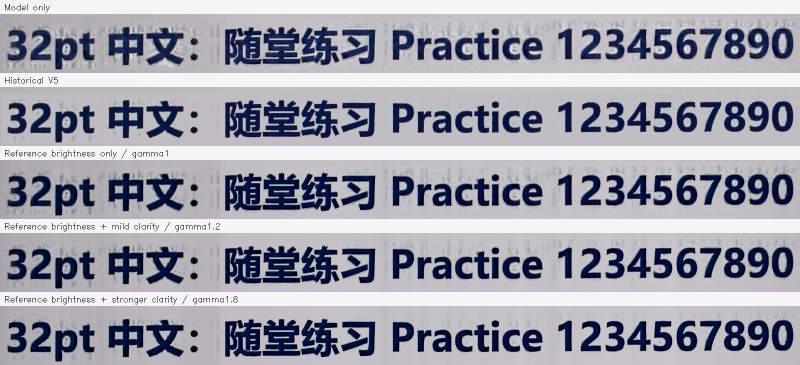
#> input picture evaluation/adaptive_prepost_frozen_v1_20261020/evidence/crops/002.png, 1600 x 730 px (shown at 1/2 size); its folder holds only this picture in this run
$ python -i postprocess_ppt_v8_adaptive.py   (imports and definitions only)   (older library calls are emulated)
#> lines starting #> are read from the running program, lines starting #| are printed output that depends on the picture; after the words box and inside, x2 and y2 are one past the last pixel; in counts of white or black regions, pixels touching at a corner belong together
#> further down, picture is the input picture: shape (730, 1600, 3); mean B, G, R 174.3, 163.2, 162.8
### tools/postprocess_ppt_dehalo_20260924.py
"""Offline traditional exterior halo suppression; frozen task plan dated 20260924."""
import argparse
import hashlib
import json
from pathlib import Path

import cv2
import numpy as np
from scipy.ndimage import binary_fill_holes


# [10 lines left out: function write_png, not called in this run]


def dilate(mask, radius):
    """@luna-comment Input: bool mask, radius pixels. Output: expanded bool mask.
    Key Steps: elliptical dilation. Key Params: odd kernel diameter 2r+1.
    State/Dependencies: OpenCV, no shared mutable state.
    """
    kernel = cv2.getStructuringElement(cv2.MORPH_ELLIPSE, (2 * radius + 1,) * 2)
    return cv2.dilate(mask.astype(np.uint8), kernel).astype(bool)


def smoothstep(value):
    """@luna-comment Input: float array. Output: continuous ramp in [0,1].
    Key Steps: clamp and cubic map. Key Params: endpoints 0 and 1.
    State/Dependencies: NumPy only; no side effects.
    """
    value = np.clip(value, 0, 1)
    return value * value * (3 - 2 * value)


# [148 lines left out: functions prepare, correct, main, not called in this run]


# [2 lines that do not run on import are left out]

### tools/postprocess_ppt_normal_dehalo_v4.py
"""Two-sample normal-profile dehalo experiment; no batch inference."""
import argparse
import hashlib
import json
from pathlib import Path
import sys

import cv2
import numpy as np

sys.path.insert(0, str(Path(__file__).resolve().parents[1]))
from tools.postprocess_ppt_dehalo_20260924 import prepare, smoothstep, write_png


def normal_correct(prepared, strength=1., negative=True):
    """@luna-comment Input: robust background buffers. Output: BGR, maps, receipt.
    Key Steps: luminance overshoot gate; inward-normal bright peak confirms trough;
    outward background anchors validate correction; continuous exterior fade.
    Key Params: inner10/outer28; inward2,4,6,8; outward8,12,16; trough max20.
    State/Dependencies: OpenCV sampling, immutable source; dark cores untouched.
    """
    src, y, roi, core, bg, confidence, distance = prepared
    residual = y - cv2.cvtColor(bg, cv2.COLOR_BGR2GRAY)
    band = roi & ~core & (distance < 28) & (confidence > 0)
    yy, xx = np.nonzero(band)
    smoothed = cv2.GaussianBlur(distance, (0, 0), 1)
    gx = cv2.Sobel(smoothed, cv2.CV_32F, 1, 0, ksize=3, scale=1 / 8)[yy, xx]
    gy = cv2.Sobel(smoothed, cv2.CV_32F, 0, 1, ksize=3, scale=1 / 8)[yy, xx]
    norm = np.hypot(gx, gy)
    nx, ny = gx / np.maximum(norm, 1e-6), gy / np.maximum(norm, 1e-6)
    dist = distance[yy, xx]
    prior = np.full(len(xx), -1000., np.float32)
    anchors = []
    # OpenCV remap dimensions must stay below 32767, so use compact row blocks.
    for start in range(0, len(xx), 20000):
        end = min(start + 20000, len(xx))
        sub = slice(start, end)
        for step in (2, 4, 6, 8):
            mx = (xx[sub] - step * nx[sub]).astype(np.float32)[None]
            my = (yy[sub] - step * ny[sub]).astype(np.float32)[None]
            value = cv2.remap(residual, mx, my, cv2.INTER_LINEAR, borderMode=cv2.BORDER_CONSTANT, borderValue=-1000)[0]
            dd = cv2.remap(distance, mx, my, cv2.INTER_LINEAR, borderMode=cv2.BORDER_CONSTANT, borderValue=-1000)[0]
            prior[sub] = np.maximum(prior[sub], np.where((dd >= 1) & (dd <= dist[sub] - 1), value, -1000))
        local_anchors = []
        for step in (8, 12, 16):
            mx = (xx[sub] + step * nx[sub]).astype(np.float32)[None]
            my = (yy[sub] + step * ny[sub]).astype(np.float32)[None]
            value = cv2.remap(residual, mx, my, cv2.INTER_LINEAR, borderMode=cv2.BORDER_CONSTANT, borderValue=1000)[0]
            dd = cv2.remap(distance, mx, my, cv2.INTER_LINEAR, borderMode=cv2.BORDER_CONSTANT, borderValue=0)[0]
            inside = cv2.remap(roi.astype(np.uint8), mx, my, cv2.INTER_NEAREST, borderMode=cv2.BORDER_CONSTANT)[0]
            local_anchors.append(smoothstep((dd - 6) / 4) * (1 - smoothstep((np.abs(value) - 4) / 4)) * (inside > 0))
        anchors.append(np.stack(local_anchors, axis=1))
    anchor = np.concatenate(anchors) if anchors else np.empty((0, 3))
    anchor_weight = np.clip(anchor.sum(axis=1) / 2, 0, 1)
    rr = residual[yy, xx]
    taper = 1 - smoothstep((dist - 10) / 18)
    bright = smoothstep((rr - 2) / 4)
    dark = smoothstep((-rr - 3) / 3) * (1 - smoothstep((-rr - 15) / 5))
    dark *= smoothstep((prior - 3) / 3) * smoothstep((dist - 2) / 2)
    dark *= (1 - smoothstep((dist - 12) / 4)) * smoothstep((norm - .25) / .5) * anchor_weight * .65 * negative
    alpha = strength * confidence[yy, xx] * taper * (bright + dark)
    output = src.copy()
    output[yy, xx] += alpha[:, None] * (bg[yy, xx] - src[yy, xx])
    output = np.clip(np.rint(output), 0, 255).astype(np.uint8)
    changed = np.any(output != src, axis=2)
    assert not changed[core].any() and not changed[~band].any()
    weight = np.zeros_like(y)
    weight[yy, xx] = alpha
    ring = np.zeros_like(y)
    ring[yy, xx] = dark
    samples = np.flatnonzero(dark > .1)[::max(1, int((dark > .1).sum()) // 16)][:16]
    report = dict(core_pixels=int(core.sum()), core_changed=int(changed[core].sum()),
                  outside_changed=int(changed[~band].sum()), changed_pixels=int(changed.sum()),
                  positive_candidates=int((bright > 0).sum()), normal_trough_candidates=int((dark > 0).sum()),
                  outer_radius=28, inner_radius=10, strength=strength, negative=negative,
                  seed_kernel=31, seed_sigma=2, normal_valid_fraction=float((norm > .25).mean()),
                  profiles=[dict(x=int(xx[i]), y=int(yy[i]), distance=float(dist[i]),
                                 prior_peak=float(prior[i]), original_residual=float(rr[i]),
                                 corrected_residual=float(rr[i] * (1 - alpha[i])),
                                 normal_x=float(nx[i]), normal_y=float(ny[i]),
                                 anchor_confidence=float(anchor_weight[i])) for i in samples],
                  background_range_pixels_in_core=int((core & (y > 155) & (y < 185)).sum()))
    return output, dict(core=core.astype(np.float32), correction_weight=weight, normal_trough_weight=ring), report


# [44 lines left out: function main, not called in this run]


# [2 lines that do not run on import are left out]

### tools/postprocess_ppt_v8_adaptive.py
"""P16: local polarity-adaptive V8 with shared ink-excluding background."""
from pathlib import Path
import sys
import cv2
import numpy as np
from scipy.ndimage import binary_fill_holes, distance_transform_edt
sys.path.insert(0,str(Path(__file__).resolve().parents[1]))
from tools.postprocess_ppt_dehalo_20260924 import dilate,smoothstep
from tools.postprocess_ppt_normal_dehalo_v4 import normal_correct


def prepare_adaptive(image):
    """@luna-comment Input:uint8 BGR. Output:common background,polarity cores/distances.
    Key Steps:paired median seed,dual cores,exclude both inks from normalized filters.
    Key Params:inset6,median31 at1/16,exclusion8,sigma22/48; no bright-ROI assumption.
    State/Dependencies:local float buffers,complement-equivariant preparation.
    """
    src=image.astype(np.float32); y=cv2.cvtColor(src,cv2.COLOR_BGR2GRAY); h,w=y.shape
    roi=np.zeros((h,w),bool); roi[6:h-6,6:w-6]=True
    small=cv2.resize(y,(max(1,w//16),max(1,h//16)),interpolation=cv2.INTER_AREA)
    first=cv2.medianBlur(np.clip(np.rint(small),0,255).astype(np.uint8),31).astype(np.float32)
    second=cv2.medianBlur(np.clip(np.rint(255-small),0,255).astype(np.uint8),31).astype(np.float32)
    seed=cv2.resize(cv2.GaussianBlur(.5*(first+255-second),(0,0),2),(w,h),interpolation=cv2.INTER_LINEAR)
    dark=roi&(seed-y>np.maximum(24,.18*seed)); light=roi&(y-seed>np.maximum(24,.18*(255-seed)))
#> after `dark = roi & (seed - y > np.maximum(24, 0.18 * seed))`:
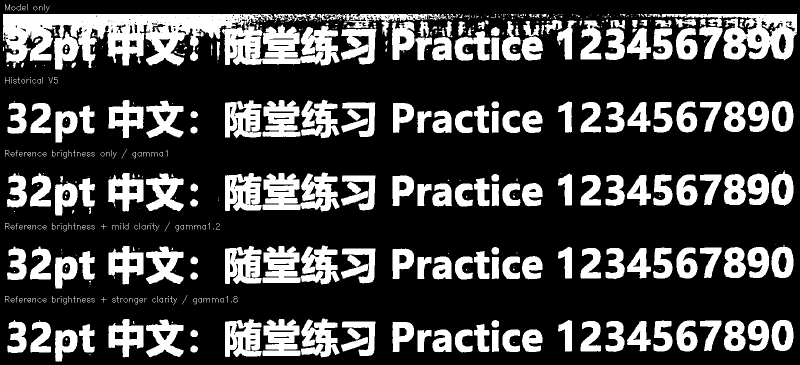
#> dark: shape (730, 1600) bool (shown at 1/2 size); 25.6% white; 638 white regions (348 under 20 px), largest, box (x1, y1, x2, y2) and area: (6, 28, 679, 140) 44456, (450, 345, 679, 423) 12100, (1323, 28, 1594, 121) 10434
    provisional_dark=dark.copy(); provisional_light=light.copy()
    amplitude=np.abs(y-seed); kernel=cv2.getStructuringElement(cv2.MORPH_ELLIPSE,(25,25))
    peak_dark=cv2.dilate(np.where(dark,amplitude,0),kernel)
    peak_light=cv2.dilate(np.where(light,amplitude,0),kernel)
    removed_dark=dark&(amplitude<.60*peak_light); removed_light=light&(amplitude<.60*peak_dark)
    dark&=~removed_dark; light&=~removed_light
#> after `light &= ~removed_light`:
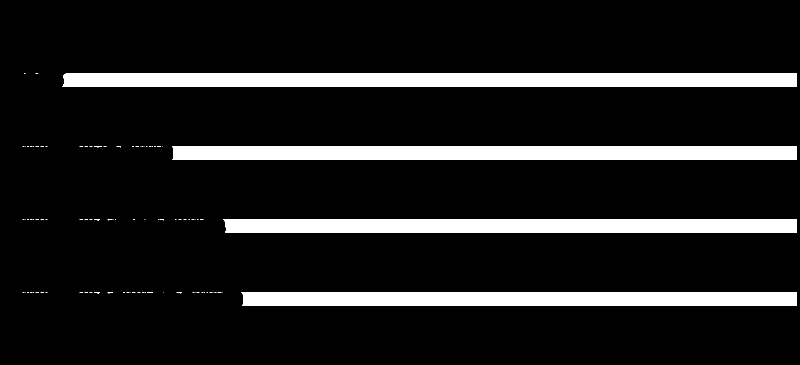
#> light: shape (730, 1600) bool (shown at 1/2 size); 11.9% white; 101 white regions (94 under 20 px), largest, box (x1, y1, x2, y2) and area: (124, 146, 1594, 174) 41060, (344, 292, 1594, 320) 34931, (446, 438, 1594, 466) 32017
    union=dark|light; weight=(roi&~dilate(union,8)).astype(np.float32)
    den=cv2.GaussianBlur(weight,(0,0),22); den_large=cv2.GaussianBlur(weight,(0,0),48)
    near=cv2.GaussianBlur(src*weight[...,None],(0,0),22)/np.maximum(den[...,None],1e-6)
    far=cv2.GaussianBlur(src*weight[...,None],(0,0),48)/np.maximum(den_large[...,None],1e-6)
    blend=smoothstep((den-.02)/.10)[...,None]; bg=near*blend+far*(1-blend)
    support=smoothstep((den_large-.02)/.06)
    distances=[distance_transform_edt(~mask).astype(np.float32) if mask.any() else np.full(y.shape,1e6,np.float32) for mask in (dark,light)]
#> distances = 2 items
    seeds=dict(provisional_dark=provisional_dark,provisional_light=provisional_light,removed_dark=removed_dark,removed_light=removed_light)
#> seeds = 4 items
    return src,y,roi,bg,support,dark,light,distances,seeds


def feather_branch(base,src,y,roi,bg,own_core,protect,alpha,owner):
    """@luna-comment Input:normalized dark-ink branch. Output:float V8 exterior extension.
    Key Steps:own patch,clearance to both protected inks,owned outward correction.
    Key Params:unchanged V8 collar16,guard6..10,collision3..6 and tanh limiter.
    State/Dependencies:does not seed patch from opposite cores; no quantization.
    """
    clear=distance_transform_edt(~protect).astype(np.float32)
    seed=(roi&(own_core|(alpha>=.5))).astype(np.uint8)
    patch=binary_fill_holes(cv2.morphologyEx(seed,cv2.MORPH_CLOSE,cv2.getStructuringElement(cv2.MORPH_ELLIPSE,(5,5))))&roi
    if not patch.any(): return base,np.zeros_like(y)
    rho,indices=distance_transform_edt(~patch,return_indices=True); rho=rho.astype(np.float32)
    full=src-base; boundary=full[indices[0],indices[1]]
    q=roi*(~patch)*(1-smoothstep(rho/16))*smoothstep((clear-6)/4)*smoothstep((clear-rho-3)/3)*owner
    change=-q[...,None]*(boundary-full); dy=cv2.cvtColor(change,cv2.COLOR_BGR2GRAY)
    by=cv2.cvtColor(bg,cv2.COLOR_BGR2GRAY); y4=cv2.cvtColor(base,cv2.COLOR_BGR2GRAY)
    allowed=np.where(dy>=0,np.maximum(.5,by+2-y4),np.maximum(.5,y4-by+2))
    z=dy/allowed; attenuation=np.ones_like(z)
    np.divide(np.tanh(z),z,out=attenuation,where=np.abs(z)>=1e-6); change*=attenuation[...,None]
    assert not np.any(change[(clear<=6)|patch|~roi])
    return base+change,q


def adaptive_correct(image):
    """@luna-comment Input:uint8 BGR scene. Output:uint8 result,debug,contract report.
    Key Steps:shared background,two complemented branches,disjoint ownership,float sum.
    Key Params:normal V4 then V8; both cores protected; no intermediate rounding.
    State/Dependencies:original unchanged; uniform/no-core branches explicitly inactive.
    """
    src,y,roi,bg,support,dark,light,distances,seeds=prepare_adaptive(image); union=dark|light
#> after `src, y, roi, bg, support, dark, light, distances, seeds = prepare_adap`: distances = 2 items; seeds = 4 items
    out=src.copy(); debug=dict(dark_core=dark,light_core=light,background=np.clip(np.rint(bg),0,255).astype(np.uint8),**seeds)
#> after `debug = dict(dark_core=dark, light_core=light, background=np.clip(np.r`: debug = 7 items
    reports={}; written=np.zeros(y.shape,bool)
    for index,(name,core) in enumerate((('dark',dark),('light',light))):
        if not core.any():
            reports[name]=dict(core_pixels=0,changed=0); continue
        own=distances[index]; other=distances[1-index]
        owner=smoothstep((other-own)/4)*roi
        branch_src=src if index==0 else 255-src; branch_y=y if index==0 else 255-y; branch_bg=bg if index==0 else 255-bg
        branch_roi=roi&(owner>0); weak=branch_roi&(cv2.cvtColor(branch_bg,cv2.COLOR_BGR2GRAY)-branch_y>12)
        protect=union|weak
        prepared=(branch_src,branch_y,branch_roi,protect,branch_bg,support*owner,own)
        _,maps,_=normal_correct(prepared)
        alpha=maps['correction_weight']; base=branch_src+alpha[...,None]*(branch_bg-branch_src)
        final,q=feather_branch(base,branch_src,branch_y,branch_roi,branch_bg,core,protect,alpha,owner)
        delta=final-branch_src
        if index: delta=-delta
        delta[union|~roi|(support==0)]=0
        changed=np.any(delta!=0,axis=2)
        assert not np.any(written&changed),'Polarity branches overlap'
        written|=changed; out+=delta
        reports[name]=dict(core_pixels=int(core.sum()),changed=int(changed.sum()),normal_active=int((alpha>0).sum()),outward_active=int((q>0).sum()))
        debug[name+'_owner']=owner; debug[name+'_alpha']=alpha; debug[name+'_outward']=q
#> this loop made 2 passes
#> name on passes 1 to 2: 'dark', 'light'
#> pass 1, in adaptive_correct, `owner=smoothstep((other-own)/4)*roi`:
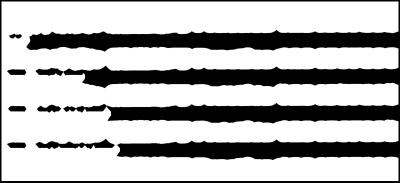
#> owner: shape (730, 1600) float32 (shown at 1/4 size); min 0, max 1, mean 0.702
#> after the loop:
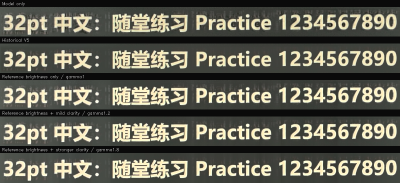
#> base: shape (730, 1600, 3) float32 (shown at 1/4 size); mean B, G, R 80.4, 91.6, 92.1
#> after the loop:
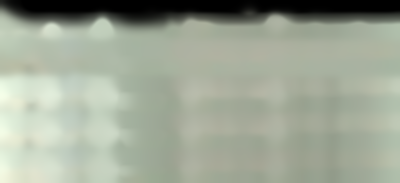
#> branch_bg: shape (730, 1600, 3) float32 (shown at 1/4 size); mean B, G, R 56.4, 61.5, 59; drawn with min black and max white
#> after the loop:
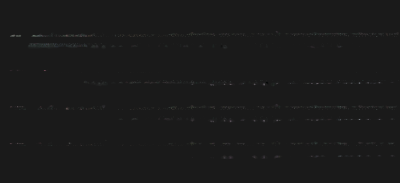
#> delta: shape (730, 1600, 3) float32 (shown at 1/4 size); mean B, G, R 0.1, 0.1, 0.1; drawn with min black and max white
#> after the loop:
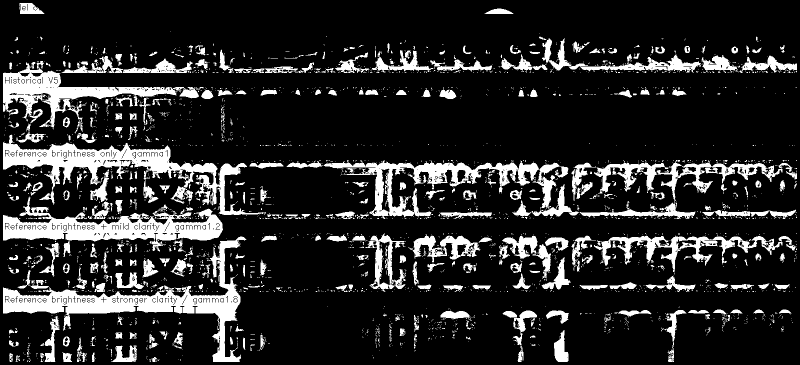
#> written: shape (730, 1600) bool (shown at 1/2 size); 16.4% white; 2964 white regions (2574 under 20 px), largest, box (x1, y1, x2, y2) and area: (6, 473, 493, 724) 21723, (6, 269, 528, 430) 19870, (6, 394, 446, 503) 17684
#> after the loop, debug = 13 items; reports = 2 items
    result=np.clip(np.rint(out),0,255).astype(np.uint8)
    assert np.array_equal(result[union|~roi],image[union|~roi])
    reports.update(protected_changed=0,overlap=0,clipping=int(np.count_nonzero((out<0)|(out>255))))
    debug['signed_change']=np.clip(np.rint(128+(out-src)*4),0,255).astype(np.uint8)
    return result,debug,reports

>>> import cv2
>>> picture = cv2.imread('../evaluation/adaptive_prepost_frozen_v1_20261020/evidence/crops/002.png')
>>> result = adaptive_correct(picture)

$ run again, on evaluation/adaptive_prepost_frozen_v1_20261020/evidence/crops/006.png
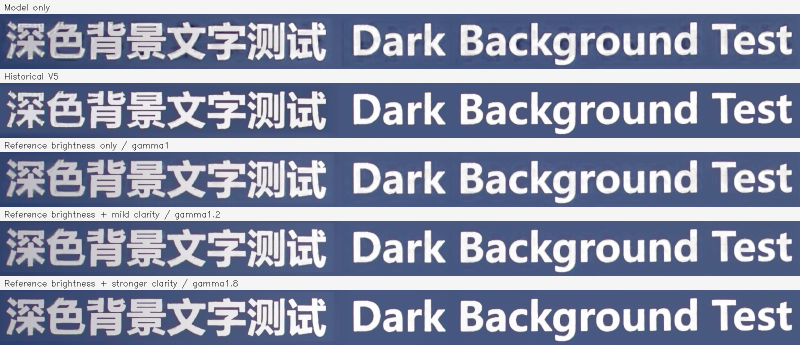
#> input picture evaluation/adaptive_prepost_frozen_v1_20261020/evidence/crops/006.png, 1600 x 690 px (shown at 1/2 size)
#> picture is the input picture: shape (690, 1600, 3); mean B, G, R 172.3, 150.1, 143.5
#> removed_dark: shape (690, 1600) bool; 13.3% white; 1768 white regions (1673 under 20 px), largest, box (x1, y1, x2, y2) and area: (708, 304, 1538, 414) 41269, (695, 442, 1464, 552) 37687, (6, 442, 819, 552) 23047
#> removed_light: shape (690, 1600) bool; 4.3% white; 2059 white regions (1974 under 20 px), largest, box (x1, y1, x2, y2) and area: (303, 138, 991, 150) 5245, (6, 6, 317, 28) 4437, (287, 414, 452, 442) 4125
#> in prepare_adaptive, `dark &= ~removed_dark`:
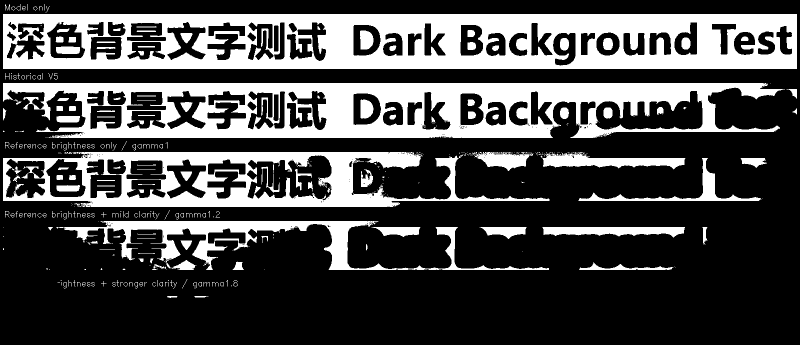
#> dark: shape (690, 1600) bool (shown at 1/2 size); 29% white; 429 white regions (252 under 20 px), largest, box (x1, y1, x2, y2) and area: (6, 28, 1594, 138) 120571, (6, 166, 1570, 276) 94174, (6, 304, 1099, 414) 46992
#> union: shape (690, 1600) bool; 61.9% white; 613 black regions (340 under 20 px), largest, box (x1, y1, x2, y2) and area: (0, 0, 1600, 690) 325385, (303, 138, 991, 150) 5245, (287, 414, 452, 442) 4125
#> weight: shape (690, 1600) float32; values 0 (black) and 1 (white), 6.7% white; 83 white regions (38 under 20 px), largest, box (x1, y1, x2, y2) and area: (6, 588, 1382, 684) 28963, (300, 6, 1594, 20) 18056, (1148, 588, 1594, 684) 11637
#> in prepare_adaptive, `distances=[distance_transform_edt(~mask).astype(np.float32) if mask.an..`: distances = 2 items
#> in prepare_adaptive, `seeds=dict(provisional_dark=provisional_dark,provisional_light=provisi..`: seeds = 4 items
#> roi: shape (690, 1600) bool; 97.5% white; 1 black region, box (x1, y1, x2, y2) and area: (0, 0, 1600, 690) 27336
#> in adaptive_correct, `src, y, roi, bg, support, dark, light, distances, seeds = prepare_adap`: distances = 2 items; seeds = 4 items
#> in adaptive_correct, `debug = dict(dark_core=dark, light_core=light, background=np.clip(np.r`: debug = 7 items
#> the loop in adaptive_correct, `for index,(name,core) in enumerate((('dark',dark),('light',light))):` made 2 passes
#> name on passes 1 to 2: 'dark', 'light'
#> after the loop in adaptive_correct, `for index,(name,core) in enumerate((('dark',dark),('light',light))):`:
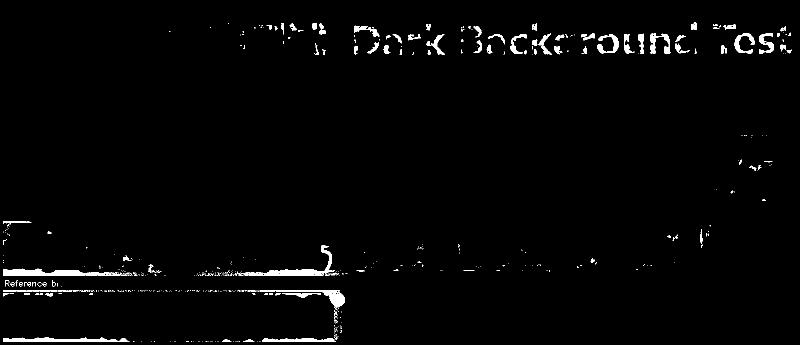
#> written: shape (690, 1600) bool (shown at 1/2 size); 1.8% white; 557 white regions (461 under 20 px), largest, box (x1, y1, x2, y2) and area: (6, 537, 259, 552) 2194, (473, 491, 670, 552) 1962, (6, 674, 259, 684) 1599
#> after the loop in adaptive_correct, `for index,(name,core) in enumerate((('dark',dark),('light',light))):`: debug = 13 items; reports = 2 items
